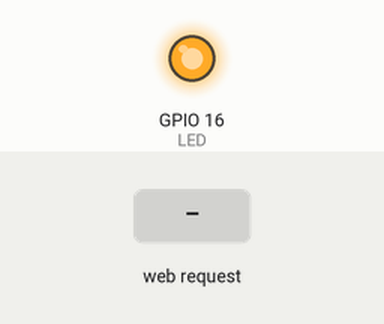
The sketch below on a simulated ESP8266 (NodeMCU). Parts: output pins drawn as LEDs (lit = HIGH). The inputs (shaded band) are chosen by the test bench. WiFi joins after 1.5 s; servers stay silent unless stated; network time is answered at once with the bench clock; what the sketch prints to the serial monitor is not drawn.

Above: at 2.7 s.
2.8 s: HTTP request GET /?LED=1 received
At 3.8 s:
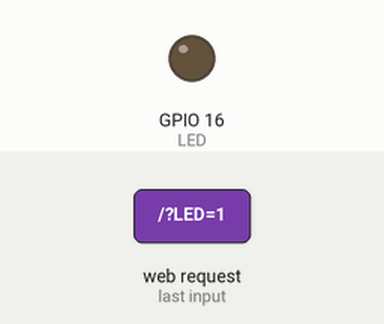
5.8 s: HTTP request GET /?LED=OFF received
At 6.1 s:
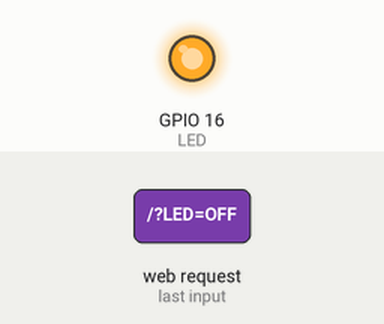
7.3 s: HTTP request GET /?LED=0 received
At 8.4 s:
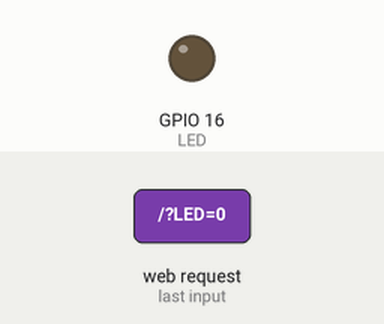
Timing chart, 0 to 9.8 s (numbered marks = the images above; inputs shaded):
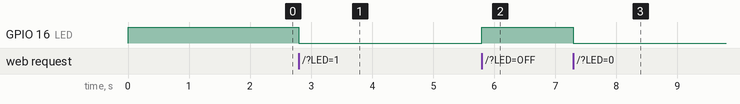

Measured:
- after the input at 2.8 s, GPIO 16 (LED): HIGH → LOW at once
- after the input at 5.8 s, GPIO 16 (LED): LOW → HIGH at once
- after the input at 7.3 s, GPIO 16 (LED): HIGH → LOW at once

The sketch:

nodeMCU_webserver.ino
```cpp
#include <ESP8266WiFi.h>
#include <WiFiClient.h>
#include <ESP8266WebServer.h>
#include <ESP8266mDNS.h>

#include <NTPClient.h>
#include <WiFiUdp.h>

int LED = 16; // GPIO16 (D0)

ESP8266WebServer server(80);

uint16_t x, y;
boolean flag = false;

//SSID and Password of your WiFi router
const char* ssid = "TP-Link_C78F";
const char* password = "0123456@";

const long utcOffsetInSeconds = 3600;

char daysOfTheWeek[7][12] = {"Sunday", "Monday", "Tuesday", "Wednesday", "Thursday", "Friday", "Saturday"};

// Define NTP Client to get time
WiFiUDP ntpUDP;
NTPClient timeClient(ntpUDP, "pool.ntp.org", utcOffsetInSeconds);

// Khi trình duyệt web vào địa chỉ của server, server sẽ gủi về cho client giao diện điều khiển.
void handleRoot() {
    // khai báo biến s lưu trữ code giao diện html
    String s = "<html>";
    s += "<head>";
    s += "<meta charset='UTF-8'>";
    s += "</head>";
    s += "<div class=\"container\">";
    s += "<center><h3>ĐLED CONTROL</h3>";
    s += "<div class=\"row\">";
    s += "<table>";
    s += "<tr>";
    s += "<td>LED </td>";
    s += "<td><form menthod='get'><input class='button' type='submit' name='LED' value='ON' ></form></td>";
    s += "<td><form menthod='get'><input class='button' type='submit' name='LED' value='OFF' ></form></td>";
    s += "</tr>";
    s += "</table>";
    s += "</center>";
    s += "</html>";

    server.send(200, "text/html", s); // gửi giao diện về cho trình duyệt web hiển thị.

    if(server.hasArg("LED")){ // kiểm tra trong chuỗi request từ client gủi về server có chứa dữ liệu có tên LED1 không
    String led1 = server.arg("LED"); // nếu có thì sẽ lấy dữ liệu của LED1 chứa.
        Serial.println("LED=");
        Serial.println(led1);
        if(led1 == "OFF") // nếu dữ liệu chứa bằng "ON"
            digitalWrite(LED, HIGH); // bật LED1
        else
            digitalWrite(LED, LOW); // tắt LED1
     }
}

void handleNotFound(){
      String message = "File Not Found\n\n";
      message += "URI: ";
      message += server.uri();
      message += "\nMethod: ";
      message += (server.method() == HTTP_GET)?"GET":"POST";
      message += "\nArguments: ";
      message += server.args();
      message += "\n";
      for (uint8_t i=0; i<server.args(); i++){
            message += " " + server.argName(i) + ": " + server.arg(i) + "\n";
      }
      server.send(404, "text/plain", message);
}

void getTime() {
  Serial.print(daysOfTheWeek[timeClient.getDay()]);
  Serial.print(", ");
  Serial.print(timeClient.getHours());
  Serial.print(":");
  Serial.print(timeClient.getMinutes());
  Serial.print(":");
  Serial.println(timeClient.getSeconds());
  server.send(200, "text/plain", String(timeClient.getFormattedTime()) + "\t" + String(daysOfTheWeek[timeClient.getDay()]));
//  return timeClient.getMinutes();
}

void setup() {
  Serial.begin(9600);
  WiFi.begin(ssid, password);     //Connect to your WiFi router
  Serial.println("");

  //Onboard LED port Direction output
  pinMode(LED,OUTPUT);
  //Power on LED state off
  digitalWrite(LED,HIGH);

  // Wait for connection
  while (WiFi.status() != WL_CONNECTED) {
    delay(500);
    Serial.print(".");
  }

  //If connection successful show IP address in serial monitor
  Serial.println("");
  Serial.print("Connected to ");
  Serial.println(ssid);
  Serial.print("IP address: ");
  Serial.println(WiFi.localIP());  //IP address assigned to your ESP

  timeClient.begin();

  if (MDNS.begin("esp8266")) {
    Serial.println("MDNS responder started");
  }

  server.on("/", handleRoot);      //Which routine to handle at root location. This is display page
  server.onNotFound(handleNotFound);
  server.on("/time", getTime);
  server.begin();                  //Start server
  Serial.println("HTTP server started");
}
void loop() {
  server.handleClient();
  timeClient.update();
}
```
